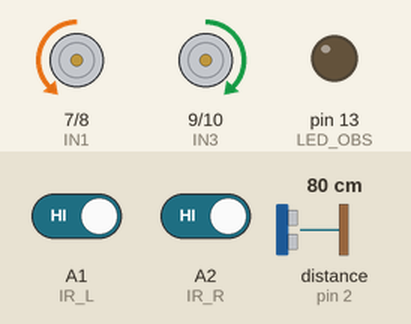
This sketch was run on a simulated Arduino Uno, built with avr-gcc and run on an emulated ATmega328P. On the bench: motor-driver pin pairs drawn as motors (green arrow = first pin HIGH = forward, orange = second pin HIGH = backward, longer = more drive, scaled by the enable pin), output pins drawn as LEDs (lit = HIGH). Wiring (inferred from the names in the program): ultrasonic range finder: trigger pin 3; echo pin 2. Inputs (shaded band) come from the test bench; at power-on: distance to the obstacle (sensor on pin 2) 80 cm, A1 (IR_L) HIGH, A2 (IR_R) HIGH. The echo pulse lasts 58.3 µs per cm; pins used as bus, display or sensor lines are not drawn.

Above: at 1.2 s.
1.3 s: distance to the obstacle (sensor on pin 2) set to 2 cm
At 1.8 s:
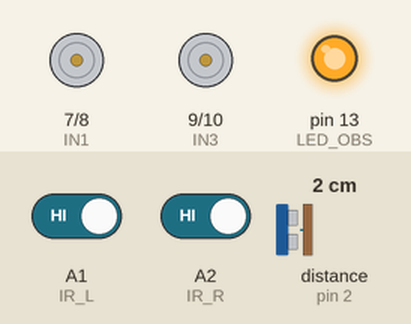
2.8 s: distance to the obstacle (sensor on pin 2) set to 17 cm
4.3 s: distance to the obstacle (sensor on pin 2) set to 22 cm
At 5.3 s:
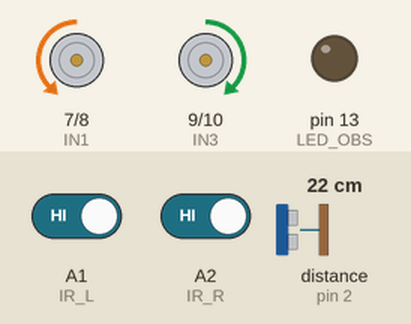
5.8 s: A1 (IR_L) driven LOW
At 6.5 s:
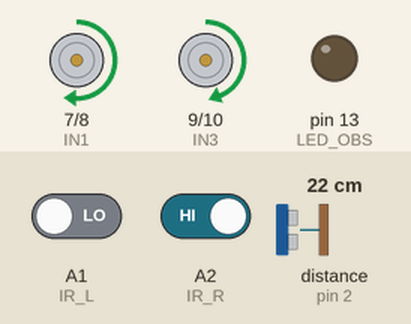
7.3 s: A2 (IR_R) driven LOW
At 7.6 s:
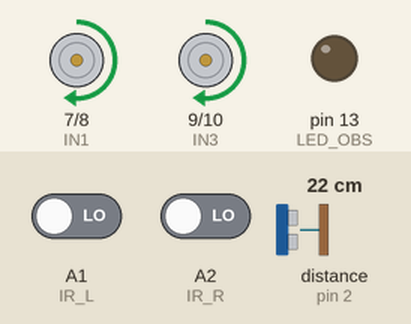
8.8 s: A1 (IR_L) driven HIGH
At 10.0 s:
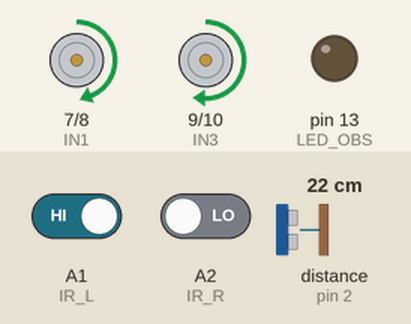
Timing chart, 0 to 11.3 s (numbered marks = the images above; inputs shaded):
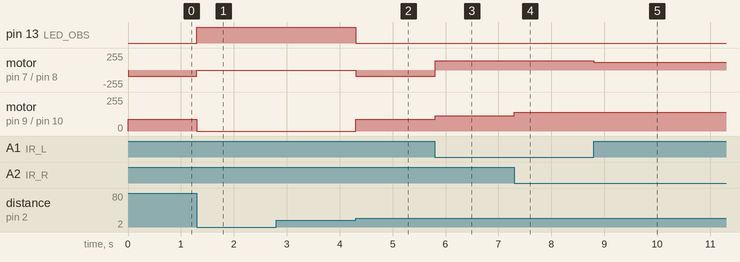

The sketch:

main.ino
```cpp
// (licence header left out)
// ---------------- user options ----------------
#define USE_THREE_SENSORS   false   // true = 3-sensor array, false = 2-sensor
#define OBST_CM             18      // stop if obstacle closer than this (cm)
#define BASE_PWM            140     // straight speed (0–255)
#define TURN_PWM            115     // inside wheel during correction
#define FAST_LOOP_HZ        200     // control loop frequency
// (If your IR boards output HIGH on black, flip ACTIVE_LOW below)
#define ACTIVE_LOW          true

// ---------------- pin mapping -----------------
// L298N
const uint8_t ENA = 5;   // PWM right
const uint8_t ENB = 6;   // PWM left
const uint8_t IN1 = 7;   // right dir1
const uint8_t IN2 = 8;   // right dir2
const uint8_t IN3 = 9;   // left  dir1
const uint8_t IN4 = 10;  // left  dir2
// IR sensors (change if needed)
const uint8_t IR_L  = A1;
const uint8_t IR_R  = A2;
const uint8_t IR_C  = A0;  // center (only if USE_THREE_SENSORS)
// Ultrasonic
const uint8_t US_TRIG = 3;
const uint8_t US_ECHO = 2; // INT0-capable but we’ll poll non-blocking
// Status LED (optional)
const uint8_t LED_OBS = 13;

// ------------------------------------------------

inline bool irRead(uint8_t pin) {
  // normalize: return true when "on black line"
  int v = digitalRead(pin);
  return ACTIVE_LOW ? (v == LOW) : (v == HIGH);
}

void motorSet(int leftPWM, int rightPWM) {
  // direction from sign, magnitude from abs
  int lp = constrain(abs(leftPWM), 0, 255);
  int rp = constrain(abs(rightPWM), 0, 255);

  if (leftPWM >= 0) { digitalWrite(IN3, HIGH); digitalWrite(IN4, LOW); }
  else              { digitalWrite(IN3, LOW);  digitalWrite(IN4, HIGH); }

  if (rightPWM >= 0){ digitalWrite(IN1, HIGH); digitalWrite(IN2, LOW); }
  else              { digitalWrite(IN1, LOW);  digitalWrite(IN2, HIGH); }

  analogWrite(ENB, lp);
  analogWrite(ENA, rp);
}

void motorBrake() {
  // active brake (both lows on EN, both highs on H-bridge sides)
  digitalWrite(IN1, LOW);  digitalWrite(IN2, LOW);
  digitalWrite(IN3, LOW);  digitalWrite(IN4, LOW);
  analogWrite(ENA, 0);     analogWrite(ENB, 0);
}

// Non-blocking ultrasonic (median of N quick pings optional)
unsigned long pingCM() {
  // short trigger
  digitalWrite(US_TRIG, LOW); delayMicroseconds(2);
  digitalWrite(US_TRIG, HIGH); delayMicroseconds(10);
  digitalWrite(US_TRIG, LOW);

  // pulseIn with short timeout to keep loop snappy
  unsigned long dur = pulseIn(US_ECHO, HIGH, 20000UL); // 20 ms ~ 3.4 m
  if (dur == 0) return 999; // timeout => no object
  // convert us to cm (sound ~ 343 m/s): cm = us / 58.0
  return dur / 58UL;
}

enum TrackState { TRACK_CENTER, TRACK_LEFT, TRACK_RIGHT, TRACK_LOST };

TrackState readTrack() {
  bool L = irRead(IR_L);
  bool R = irRead(IR_R);
  if (USE_THREE_SENSORS) {
    bool C = irRead(IR_C);
    if (C && !L && !R) return TRACK_CENTER;
    if (L && !C)       return TRACK_LEFT;
    if (R && !C)       return TRACK_RIGHT;
    if (L && R && C)   return TRACK_CENTER;   // all on line at junction
  } else {
    if (L && R)   return TRACK_CENTER;
    if (L && !R)  return TRACK_LEFT;
    if (!L && R)  return TRACK_RIGHT;
  }
  return TRACK_LOST;
}

void setup() {
  pinMode(ENA, OUTPUT); pinMode(ENB, OUTPUT);
  pinMode(IN1, OUTPUT); pinMode(IN2, OUTPUT);
  pinMode(IN3, OUTPUT); pinMode(IN4, OUTPUT);

  pinMode(IR_L, INPUT_PULLUP);
  pinMode(IR_R, INPUT_PULLUP);
  if (USE_THREE_SENSORS) pinMode(IR_C, INPUT_PULLUP);

  pinMode(US_TRIG, OUTPUT);
  pinMode(US_ECHO, INPUT);
  pinMode(LED_OBS, OUTPUT);

  motorBrake();
}

void loop() {
  static unsigned long tLoop = 0;
  const unsigned long dt = 1000UL / FAST_LOOP_HZ;
  const uint8_t base = BASE_PWM;
  const uint8_t turn = TURN_PWM;

  if (millis() - tLoop >= dt) {
    tLoop += dt;

    // 1) obstacle check (every Nth cycle to save time)
    static uint8_t obstDiv = 0;
    static unsigned long lastCM = 999;
    if (++obstDiv >= 5) { // ~40 Hz if FAST_LOOP_HZ=200
      obstDiv = 0;
      lastCM = pingCM();
    }
    bool blocked = (lastCM <= OBST_CM);
    digitalWrite(LED_OBS, blocked ? HIGH : LOW);

    if (blocked) {
      motorBrake();
      return;
    }

    // 2) line following
    TrackState st = readTrack();
    switch (st) {
      case TRACK_CENTER:
        motorSet(base, base);
        break;
      case TRACK_LEFT:   // line under left sensor => steer left
        motorSet(turn, base);
        break;
      case TRACK_RIGHT:  // line under right sensor => steer right
        motorSet(base, turn);
        break;
      case TRACK_LOST:
      default:
        // slow search: rotate gently to find line again
        motorSet(+90, -90);
        break;
    }
  }
}
```

Measured:
- the behaviour switches between 19 and 20 cm on distance to the obstacle (sensor on pin 2) (found by bisection; images 1 and 2)
- after the input at 1.3 s, pin 13 (LED_OBS): LOW → HIGH at once; motor on pin 7 (IN1) / pin 8 (IN2): backward 90/255 → stopped at once; motor on pin 9 (IN3) / pin 10 (IN4): forward 90/255 → stopped at once
- after the input at 2.8 s, every drawn part: stays the same
- after the input at 4.3 s, pin 13 (LED_OBS): HIGH → LOW at once; motor on pin 7 (IN1) / pin 8 (IN2): stopped → backward 90/255 at once; motor on pin 9 (IN3) / pin 10 (IN4): stopped → forward 90/255 at once
- after the input at 5.8 s, motor on pin 7 (IN1) / pin 8 (IN2): backward 90/255 → forward 140/255 at once; motor on pin 9 (IN3) / pin 10 (IN4): forward 90/255 → forward 115/255 at once
- after the input at 7.3 s, motor on pin 9 (IN3) / pin 10 (IN4): forward 115/255 → forward 140/255 at once
- after the input at 8.8 s, motor on pin 7 (IN1) / pin 8 (IN2): forward 140/255 → forward 115/255 at once
